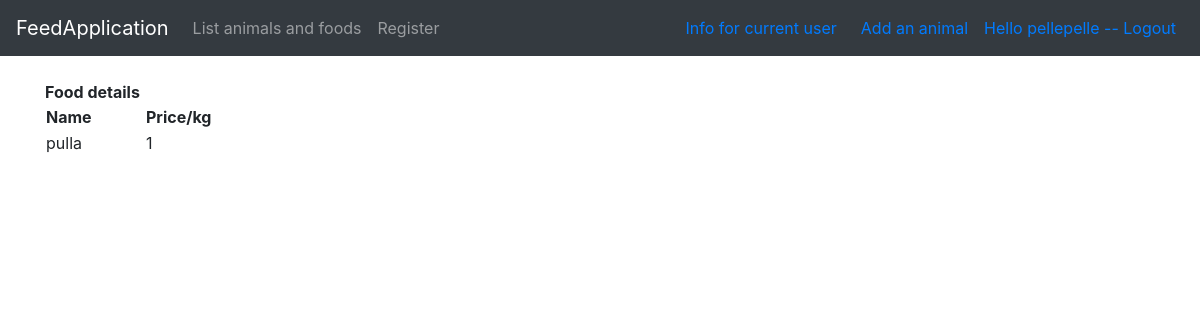
Before: /animals/showfood/1 (signed in) with the older database file.
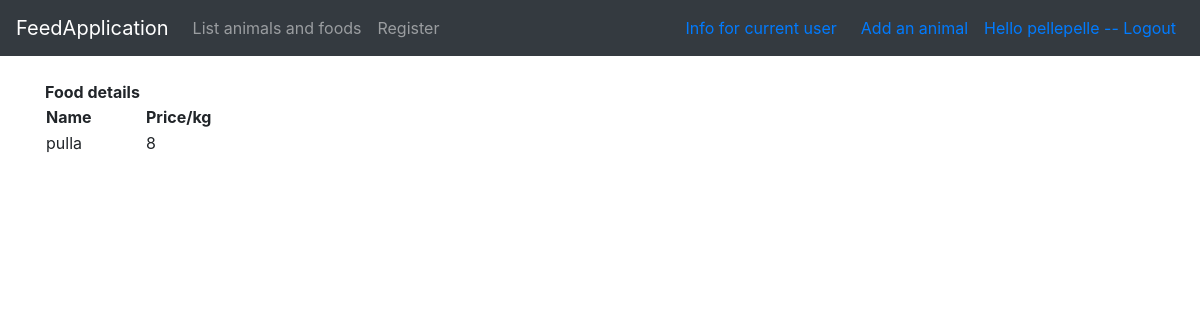
After: the same page with the newer database file.
### application/auth/models.py (models this page shows, shortened)
class User(Base):
    __tablename__ = "account"
    name = db.Column(db.String(144), nullable=False)
    username = db.Column(db.String(144), nullable=False)
    password = db.Column(db.String(144), nullable=False)
    animals = db.relationship("Animal", backref='account', lazy=True)

### application/animals/models.py (models this page shows, shortened)
class Food(Base):
    name = db.Column(db.String(144), unique=True, nullable = False) #unique lisätty
    animals = db.relationship("Animal", secondary=animals_foods, back_populates='foods', lazy='dynamic')
    price = db.Column(db.Integer, nullable = True)

### application/animals/views.py (the view)
@app.route("/animals/showfood/<food_id>")
def show_food(food_id):
    return render_template("animals/showfood.html", food = Food.query.get(food_id))

### application/__init__.py (called while the page is built)
@login_manager.user_loader
def load_user(user_id):
    return User.query.get(user_id)

### application/templates/animals/showfood.html (shortened to what this page needs)
{% extends "layout.html" %}
{% block body %}
<th><b>Food details</b></th>
<table>
  <tr>
    <td style="width:100px"><b>Name</b></td>
    <td style="width:100px"><b>Price/kg</b></td>
  </tr>
  <tr>
    <td>{{ food.name }}</td>
    <td>{{ food.price }}</td>
    </tr>
</table>
{% endblock %}

### application/templates/layout.html (shortened to what this page needs)
<!DOCTYPE html>
<html>
  <head>
    <link rel="stylesheet" href="https://maxcdn.bootstrapcdn.com/bootstrap/4.0.0/css/bootstrap.min.css">
  </head>
  <body>
    <nav class="navbar navbar-expand-md navbar-dark bg-dark mb-4">
      <a class="navbar-brand" href="#">FeedApplication</a>
<div class="collapse navbar-collapse" id="navbarCollapse">
        <ul class="navbar-nav mr-auto">
          <li class="nav-item">
            <a class="nav-link" href="{{ url_for('animals_index') }} ">List animals and foods</a>
          </li>
          <li class="nav-item">
            <a class="nav-link" href="{{ url_for('animals_userform') }} ">Register</a>
          </li>
        </ul>
        <div class="form-inline mt-2 mt-md-0 px-2">
          {% if current_user.is_authenticated %}
            <div class="px-2"><a href="{{ url_for('current_animals') }} ">Info for current user</a></div>
            <div class="px-2"></div><a href="{{ url_for('animals_form') }} ">Add an animal</a></div>
            <div class="px-2"><a href="{{ url_for('auth_logout') }}">Hello {{ current_user.name }} -- Logout</a></div>
	        {% else %}
	        <a href="{{ url_for('auth_login') }}">Login</a>
	        {% endif %}
        </div>
    </nav>
    <main role="main" class="container">
    {% block body %}{% endblock %}
    </main>
  </body>
</html>

Changed rows visible on the page:
changed Food "pulla": price "1" → "8"
